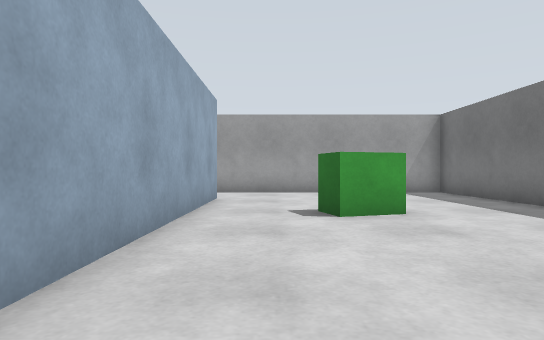
View 1 (above)

18 first-person views from a walk through a world built for the Gazebo simulator. The camera is 0.72 m above the floor, looks level and sees 75° across. The floor is counted in squares, 1 m on a side. Each view is taken from the middle of a square. On the plan, view 1 faces up. The plan holds only what a view shows up to about 11 squares ahead; the rest is blank. The place goes on beyond the plan.

View 2
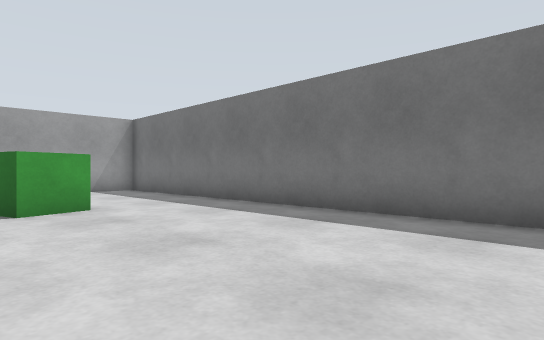

View 3
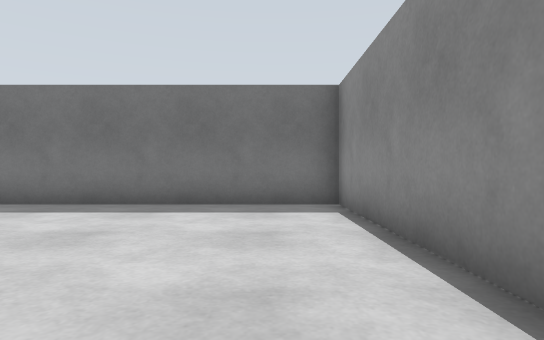

View 4
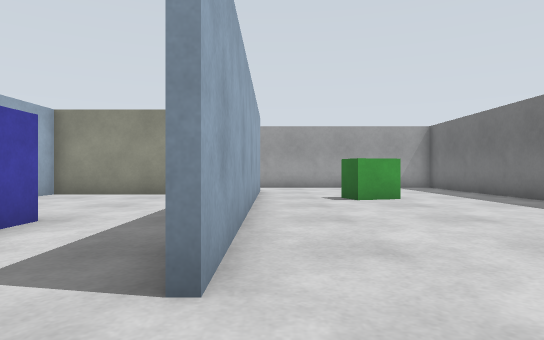

View 5
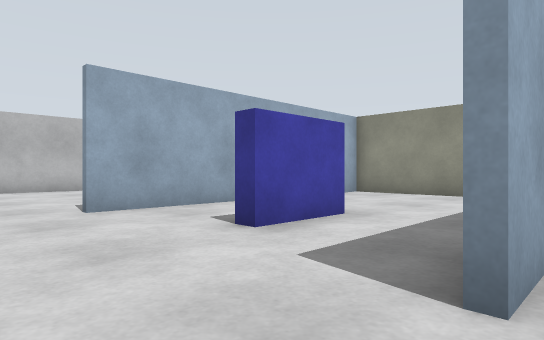

View 6
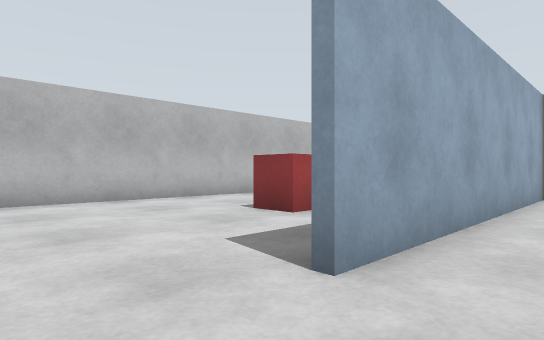

View 7
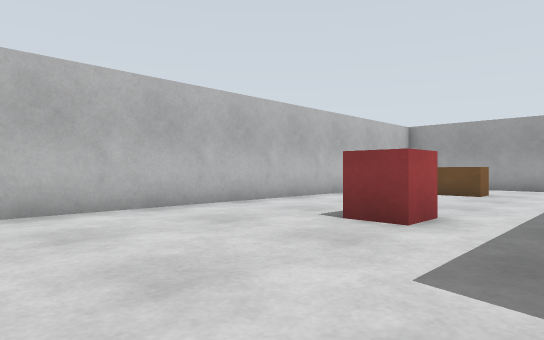

View 8
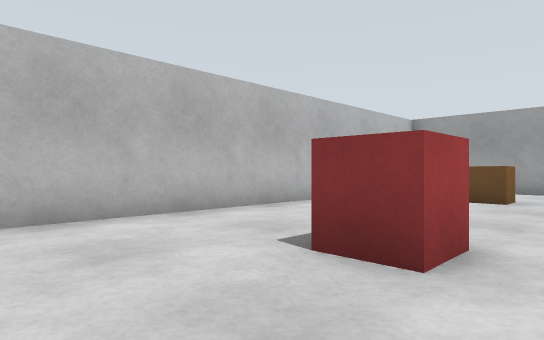

View 9
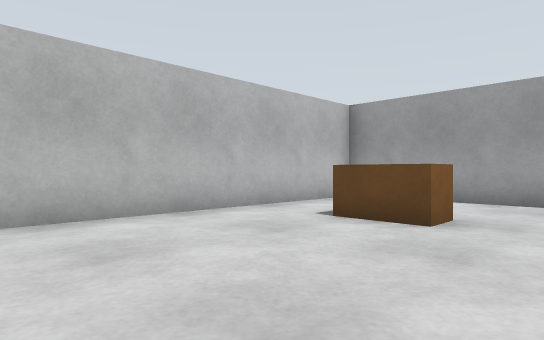

View 10
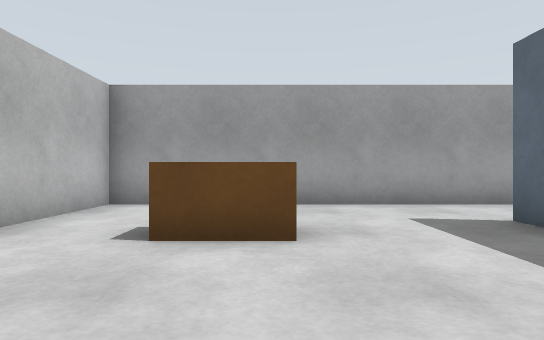

View 11
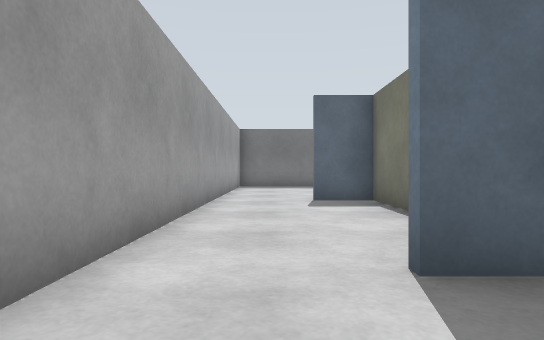

View 12
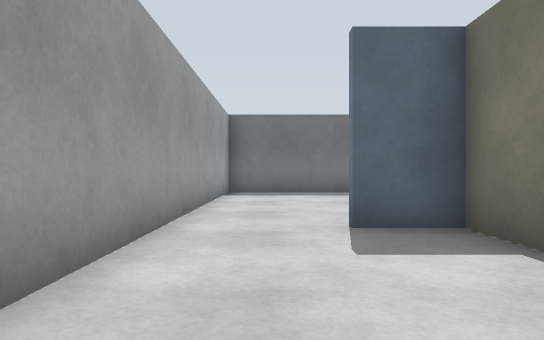

View 13
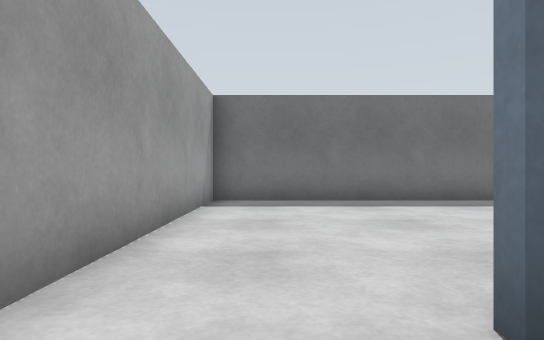

View 14
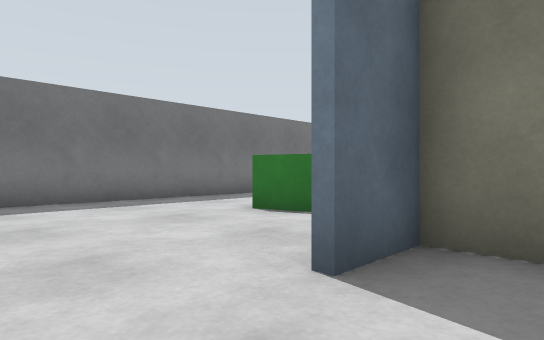

View 15
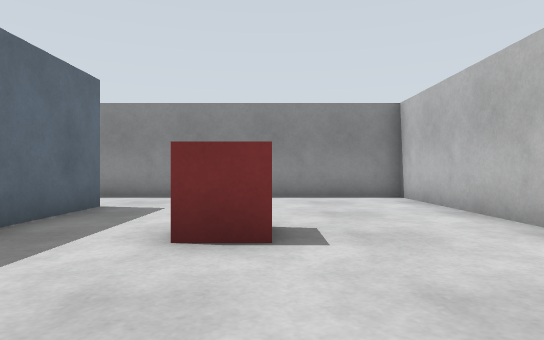

View 16
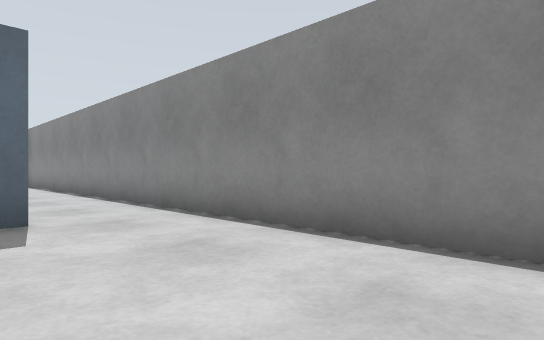

View 17
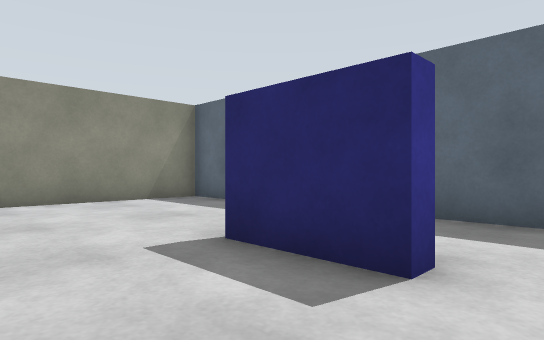

View 18
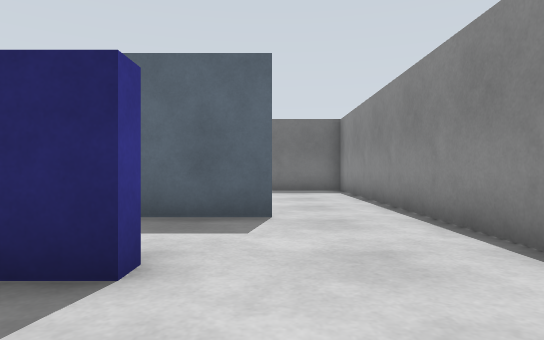

### Floor plan
Ten units are one square. View 1 is at (0, 0); x grows to the right and y downward. Boxes are objects, and circles mark ways between rooms. Rooms are numbered by the first view taken in them; rooms with no view inside come last. Other rooms are left out.
<svg viewBox="-149 -119 208 158">
<path fill="none" stroke="#000" d="M-39 -76 -15 -76M-14 -88 -14 10M-25 34 54 34 54 -114 -144 -114 -144 34 -75 34M-76 -81 -76 -90M-76 11 -76 -16M-16 10 -16 -10M-16 -60 -16 -90M-75 34 -25 34M-15 -74 -74 -74 -74 10"/>
<rect x="-125" y="-85" width="20" height="10" fill="#bbb"><title>brown box</title></rect>
<rect x="-115" y="-25" width="20" height="10" fill="#bbb"><title>red box</title></rect>
<rect x="5" y="-65" width="20" height="10" fill="#bbb"><title>green box</title></rect>
<rect x="-55" y="-25" width="10" height="30" fill="#bbb"><title>blue box</title></rect>
<circle cx="-20" cy="25" r="3" fill="#2a7"/>
<circle cx="-80" cy="25" r="3" fill="#2a7"/>
<text x="-10" y="-40">1</text>
<text x="-50" y="-20">2</text>
</svg>
Room 1 opens to room 2.

Where each view was taken, in squares from view 1:
view 1: 0 up, 0 right, facing up
view 2: 1 down, 0 right, facing up-right
view 3: 2 down, 2 left, facing right
view 4: 3 down, 1 left, facing up
view 5: 3 down, 1 left, facing up-left
view 6: 3 down, 6 left, facing up-left
view 7: 3 down, 8 left, facing up-left
view 8: 1 down, 9 left, facing up-left
view 9: 3 up, 9 left, facing up-left
view 10: 4 up, 11 left, facing up
view 11: 10 up, 10 left, facing right
view 12: 10 up, 6 left, facing right
view 13: 10 up, 3 left, facing right
view 14: 11 up, 3 left, facing down-right
view 15: 6 up, 11 left, facing down
view 16: 0 up, 13 left, facing down-right
view 17: 1 down, 7 left, facing up-right
view 18: 1 down, 7 left, facing right
